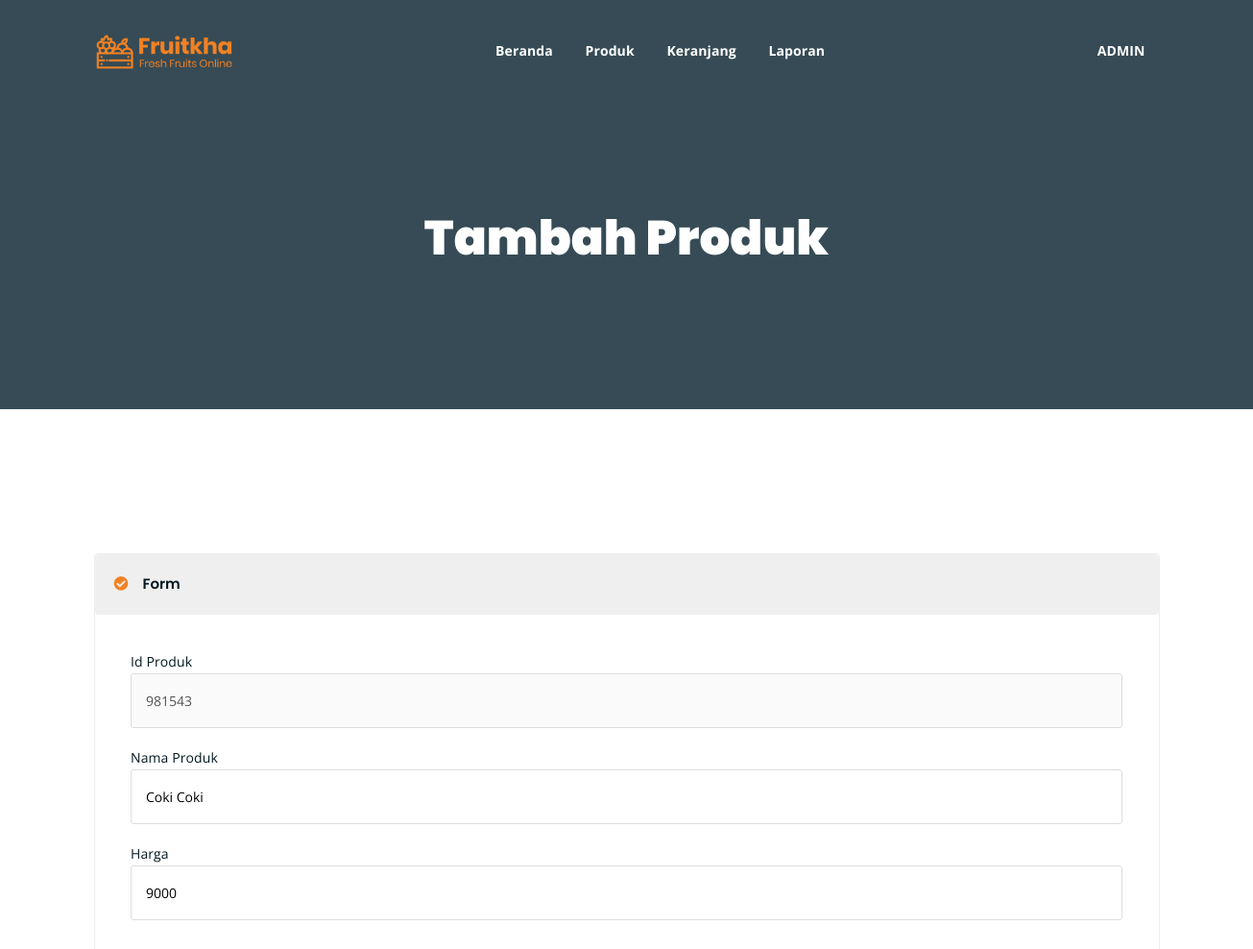
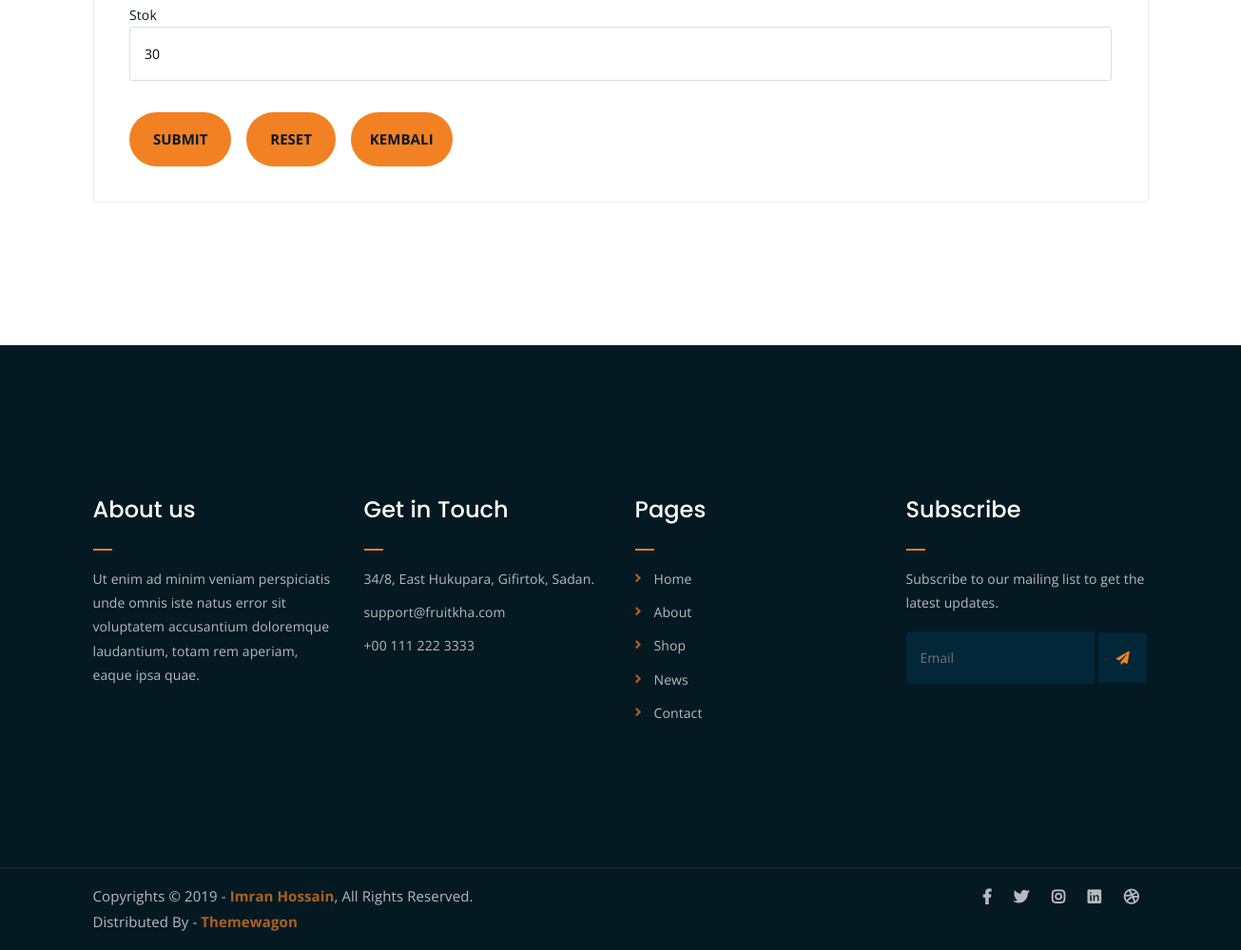
/admin/prdedit.php?id=981543 (signed in), run on the app's committed database (2 pictures, top to bottom).
### tables this page shows
CREATE TABLE `produk` (
  `idproduk` int NOT NULL,
  `namaproduk` varchar(255) NOT NULL,
  `harga` varchar(255) NOT NULL,
  `stok` int NOT NULL
);

### admin/prdedit.php (the view, shortened to what this page needs)
<?php
 $id = $_GET['id'];
 include 'include/config.php';
 $queryprd = mysqli_query($conn, "SELECT * FROM produk where idproduk = '$id'");
 $rowp = mysqli_fetch_assoc($queryprd);
 ?>
<!DOCTYPE html>
<html lang="en">
<head>
	<link rel="stylesheet" href="assets/css/all.min.css">
	<link rel="stylesheet" href="assets/bootstrap/css/bootstrap.min.css">
	<link rel="stylesheet" href="assets/css/owl.carousel.css">
	<link rel="stylesheet" href="assets/css/magnific-popup.css">
	<link rel="stylesheet" href="assets/css/animate.css">
	<link rel="stylesheet" href="assets/css/meanmenu.min.css">
	<link rel="stylesheet" href="assets/css/main.css">
	<link rel="stylesheet" href="assets/css/responsive.css">
</head>
<body>
	<div class="top-header-area" id="sticker">
		<div class="container">
			<div class="row">
				<div class="col-lg-12 col-sm-12 text-center">
					<div class="main-menu-wrap">
						<div class="site-logo">
							<a href="index.html">
								<img src="assets/img/logo.png" alt="">
							</a>
						</div>
						<nav class="main-menu">
							<ul>
								<li><a href="beranda.php">Beranda</a></li>
								<li><a href="produk.php">Produk</a></li>
                                <li><a href="keranjang.php">Keranjang</a></li>
								<li><a href="laporan.php">Laporan</a></li>
								<li><a href="#">
										<?php echo $_SESSION['nama']; ?>
									</a>
								</li>
							</ul>
						</nav>
					</div>
				</div>
			</div>
		</div>
	</div>
	<div class="breadcrumb-section breadcrumb-bg">
		<div class="container">
			<div class="row">
				<div class="col-lg-8 offset-lg-2 text-center">
					<div class="breadcrumb-text">
						<h1>Tambah Produk</h1>
					</div>
				</div>
			</div>
		</div>
	</div>
	<div class="checkout-section mt-150 mb-150">
		<div class="container">
				<div class="checkout-accordion-wrap">
					<div class="accordion" id="accordionExample">
					  <div class="card single-accordion">
					    <div class="card-header" id="headingOne">
					      <h5 class="mb-0">
					        <button class="btn btn-link" type="button" data-toggle="collapse" data-target="#collapseOne" aria-expanded="true" aria-controls="collapseOne">
					          Form
					        </button>
					      </h5>
					    </div>
					    <div id="collapseOne" class="collapse show" aria-labelledby="headingOne" data-parent="#accordionExample">
					      <div class="card-body">
					        <div class="billing-address-form">
					        	<form action="aksi/prdeditact.php" method="POST">
					        		<p>Id Produk	<input type="text" name="id" placeholder="Nama Produk.." value="<?php echo $rowp['idproduk']; ?>" disabled></p>
						     		<p>Nama Produk	<input type="text" name="namaprd" placeholder="Nama Produk.." value="<?php echo $rowp['namaproduk']; ?>"></p>
					        		<p>Harga		<input type="number" name="harga" placeholder="Harga.." value="<?php echo $rowp['harga']; ?>"></p>
					        		<p>Stok			<input type="number" name="stok" placeholder="Stok.." value="<?php echo $rowp['stok']; ?>"></p>
									<input type="submit" value="Submit" style="margin-right:12px;">
									<input type="reset" value="Reset">
									<a style="padding-top:15px;padding-bottom:15px;margin-left:12px;" class="formbut" href="produk.php">KEMBALI</a>
					        	</form>
					        </div>
					      </div>
					    </div>
					  </div>
					</div>
			</div>
		</div>
	</div>
	<div class="footer-area">
		<div class="container">
			<div class="row">
				<div class="col-lg-3 col-md-6">
					<div class="footer-box about-widget">
						<h2 class="widget-title">About us</h2>
						<p>Ut enim ad minim veniam perspiciatis unde omnis iste natus error sit voluptatem accusantium doloremque laudantium, totam rem aperiam, eaque ipsa quae.</p>
					</div>
				</div>
				<div class="col-lg-3 col-md-6">
					<div class="footer-box get-in-touch">
						<h2 class="widget-title">Get in Touch</h2>
						<ul>
							<li>34/8, East Hukupara, Gifirtok, Sadan.</li>
							<li>support@fruitkha.com</li>
							<li>+00 111 222 3333</li>
						</ul>
					</div>
				</div>
				<div class="col-lg-3 col-md-6">
					<div class="footer-box pages">
						<h2 class="widget-title">Pages</h2>
						<ul>
							<li><a href="index.html">Home</a></li>
							<li><a href="about.html">About</a></li>
							<li><a href="services.html">Shop</a></li>
							<li><a href="news.html">News</a></li>
							<li><a href="contact.html">Contact</a></li>
						</ul>
					</div>
				</div>
				<div class="col-lg-3 col-md-6">
					<div class="footer-box subscribe">
						<h2 class="widget-title">Subscribe</h2>
						<p>Subscribe to our mailing list to get the latest updates.</p>
						<form action="index.html">
							<input type="email" placeholder="Email">
							<button type="submit"><i class="fas fa-paper-plane"></i></button>
						</form>
					</div>
				</div>
			</div>
		</div>
	</div>
	<div class="copyright">
		<div class="container">
			<div class="row">
				<div class="col-lg-6 col-md-12">
					<p>Copyrights &copy; 2019 - <a href="https://imransdesign.com/">Imran Hossain</a>,  All Rights Reserved.<br>
						Distributed By - <a href="https://themewagon.com/">Themewagon</a>
					</p>
				</div>
				<div class="col-lg-6 text-right col-md-12">
					<div class="social-icons">
						<ul>
							<li><a href="#" target="_blank"><i class="fab fa-facebook-f"></i></a></li>
							<li><a href="#" target="_blank"><i class="fab fa-twitter"></i></a></li>
							<li><a href="#" target="_blank"><i class="fab fa-instagram"></i></a></li>
							<li><a href="#" target="_blank"><i class="fab fa-linkedin"></i></a></li>
							<li><a href="#" target="_blank"><i class="fab fa-dribbble"></i></a></li>
						</ul>
					</div>
				</div>
			</div>
		</div>
	</div>
</body>
</html>

### data on the page
produk: id "981543", namaprd "Coki Coki", harga "9000", stok "30"

### other printed values
$_SESSION['nama'] "ADMIN"
